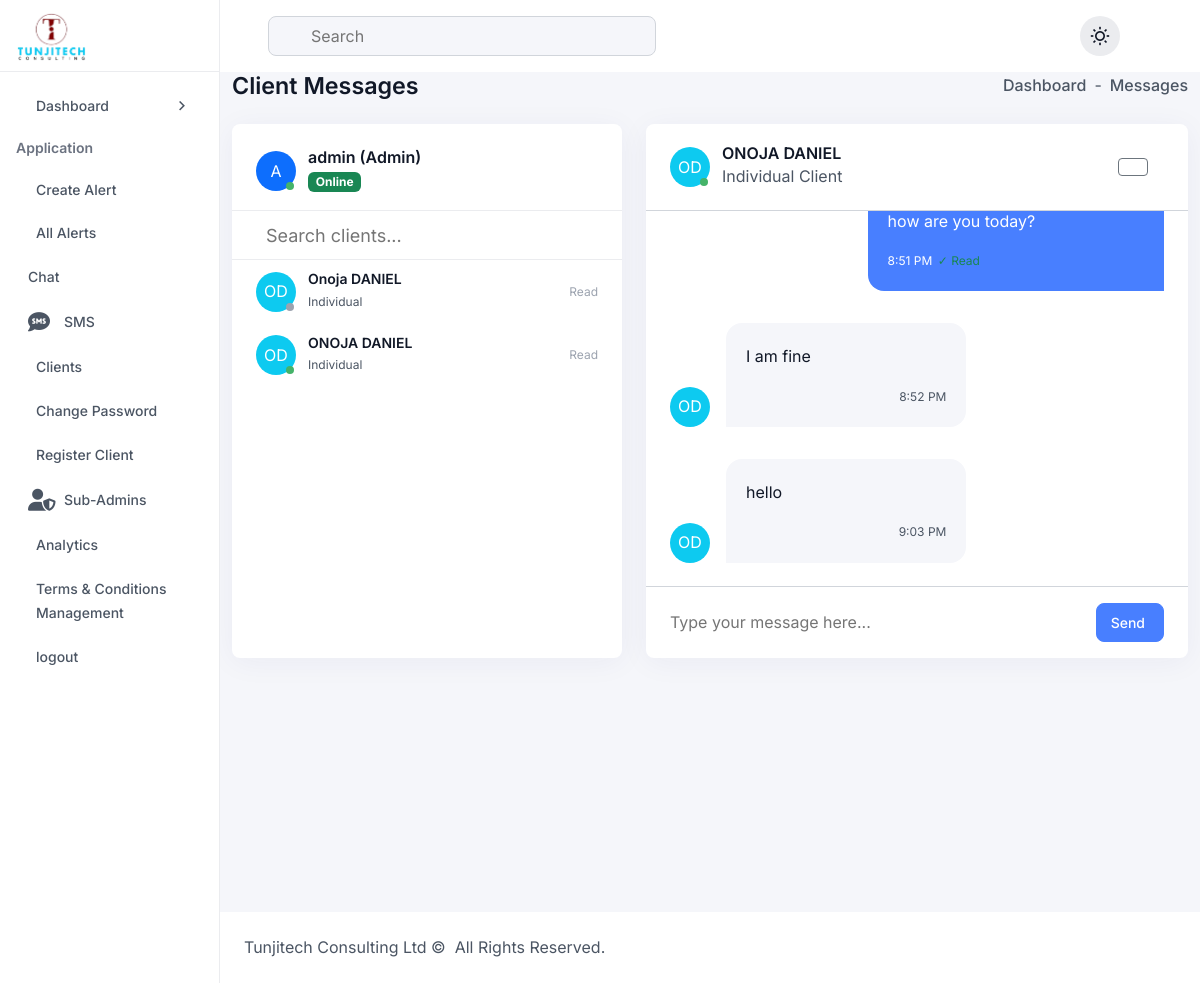
The app's page /admin/messages.php?partner_id=8 (signed in) with its own data.
### tables this page shows
CREATE TABLE `users` (
  `id` int(11) NOT NULL,
  `username` varchar(50) NOT NULL,
  `email` varchar(100) NOT NULL,
  `first_name` varchar(50) DEFAULT NULL,
  `last_name` varchar(50) DEFAULT NULL,
  `phone` varchar(20) DEFAULT NULL,
  `address` text DEFAULT NULL,
  `password` varchar(255) NOT NULL,
  `user_type` enum('admin','client_individual','client_company') DEFAULT 'client_individual',
  `company_name` varchar(100) DEFAULT NULL,
  `company_size` varchar(50) DEFAULT NULL,
  `status` enum('pending','approved','rejected') DEFAULT 'pending',
  `payment_plan` varchar(20) DEFAULT NULL,
  `payment_reference` varchar(100) DEFAULT NULL,
  `payment_date` timestamp NULL DEFAULT NULL,
  `subscription_expiry` date DEFAULT NULL,
  `created_at` timestamp NOT NULL DEFAULT current_timestamp(),
  `updated_at` timestamp NOT NULL DEFAULT current_timestamp() ON UPDATE current_timestamp()
);

CREATE TABLE `messages` (
  `id` int(11) NOT NULL,
  `sender_id` int(11) NOT NULL,
  `receiver_id` int(11) NOT NULL,
  `message` text NOT NULL,
  `is_read` tinyint(1) DEFAULT 0,
  `created_at` timestamp NOT NULL DEFAULT current_timestamp(),
  `updated_at` timestamp NOT NULL DEFAULT current_timestamp() ON UPDATE current_timestamp(),
  `is_deleted` tinyint(1) DEFAULT 0,
  `deleted_by` int(11) DEFAULT NULL,
  `deleted_at` timestamp NULL DEFAULT NULL
);

### admin/messages.php (the view, shortened to what this page needs)
<?php
require_once ROOT_PATH . '/includes/functions.php';
$admin_id = $_SESSION['user_id'];
$clients = getClientsForChat();
$current_partner_id = isset($_GET['partner_id']) ? intval($_GET['partner_id']) : null;
$conversation = [];
if ($current_partner_id) {
    $conversation = getConversation($admin_id, $current_partner_id);
}
function getClientsForChat() {
    global $pdo;
    $stmt = $pdo->prepare("
        SELECT u.id, u.username, u.first_name, u.last_name, u.email, u.company_name, u.user_type,
               (SELECT COUNT(*) FROM messages WHERE sender_id = u.id AND receiver_id = ? AND is_read = 0) as unread_count
        FROM users u
        WHERE u.user_type LIKE 'client_%' AND u.status = 'approved'
        ORDER BY u.first_name, u.last_name
    ");
    $stmt->execute([$_SESSION['user_id']]);
    return $stmt->fetchAll(PDO::FETCH_ASSOC);
}
function getConversation($user1_id, $user2_id) {
    global $pdo;
    $stmt = $pdo->prepare("
        SELECT m.*,
               u_sender.username as sender_username,
               u_sender.first_name as sender_first_name,
               u_sender.last_name as sender_last_name,
               u_receiver.username as receiver_username
        FROM messages m
        LEFT JOIN users u_sender ON m.sender_id = u_sender.id
        LEFT JOIN users u_receiver ON m.receiver_id = u_receiver.id
        WHERE (m.sender_id = ? AND m.receiver_id = ?)
           OR (m.sender_id = ? AND m.receiver_id = ?)
        ORDER BY m.created_at ASC
    ");
    $stmt->execute([$user1_id, $user2_id, $user2_id, $user1_id]);
    return $stmt->fetchAll(PDO::FETCH_ASSOC);
}
?>
<?php include 'include/header.php'; ?>
    <div class="container-fluid">
        <div class="d-flex flex-wrap align-items-center justify-content-between gap-3 mb-24">
            <h6 class="fw-semibold mb-0">Client Messages</h6>
            <ul class="d-flex align-items-center gap-2">
                <li class="fw-medium">
                    <a href="dashboard.php" class="d-flex align-items-center gap-1 hover-text-primary">
                        Dashboard
                    </a>
                </li>
                <li>-</li>
                <li class="fw-medium">Messages</li>
            </ul>
        </div>
        <div class="chat-wrapper">
            <div class="chat-sidebar card">
                <div class="chat-sidebar-single active top-profile">
                    <div class="img">
                        <?php
                        $user_initials = strtoupper(substr($_SESSION['first_name'] ?? '', 0, 1) . substr($_SESSION['last_name'] ?? '', 0, 1));
                        ?>
                        <div class="avatar-placeholder bg-primary text-white rounded-circle d-flex align-items-center justify-content-center" style="width: 40px; height: 40px;">
                            <?php echo $user_initials ?: 'A'; ?>
                        </div>
                    </div>
                    <div class="info">
                        <h6 class="text-md mb-0"><?php echo htmlspecialchars($_SESSION['username']); ?> (Admin)</h6>
                        <p class="mb-0"><span class="badge bg-success" id="connectionStatus">Online</span></p>
                    </div>
                </div>
                <div class="chat-search">
                    <input type="text" name="search" autocomplete="off" placeholder="Search clients...">
                </div>
                <div class="chat-all-list" id="clientsList">
                    <?php if (empty($clients)): ?>
                        <div class="text-center p-3 text-muted">
                            <p>No clients available for messaging.</p>
                        </div>
                    <?php else: ?>
                        <?php foreach ($clients as $client): ?>
                            <?php
                            $is_active = $current_partner_id == $client['id'];
                            $client_name = htmlspecialchars($client['first_name'] . ' ' . $client['last_name']);
                            $client_initials = strtoupper(substr($client['first_name'] ?? '', 0, 1) . substr($client['last_name'] ?? '', 0, 1));
                            $client_type = $client['user_type'] == 'client_company' ? 'Company' : 'Individual';
                            ?>
                            <a href="messages.php?partner_id=<?php echo $client['id']; ?>" class="chat-sidebar-single <?php echo $is_active ? 'active' : ''; ?>" style="text-decoration: none; color: inherit;" data-client-id="<?php echo $client['id']; ?>">
                                <div class="img">
                                    <div class="avatar-placeholder bg-info text-white rounded-circle d-flex align-items-center justify-content-center" style="width: 40px; height: 40px;">
                                        <?php echo $client_initials ?: 'C'; ?>
                                    </div>
                                </div>
                                <div class="info">
                                    <h6 class="text-sm mb-1"><?php echo $client_name; ?></h6>
                                    <p class="mb-0 text-xs"><?php echo $client_type; ?></p>
                                </div>
                                <div class="action text-end">
                                    <p class="mb-0 text-neutral-400 text-xs lh-1">
                                        <?php echo $client['unread_count'] > 0 ? 'Unread' : 'Read'; ?>
                                    </p>
                                </div>
                            </a>
                        <?php endforeach; ?>
                    <?php endif; ?>
                </div>
            </div>
            <div class="chat-main card">
                <?php if ($current_partner_id && !empty($clients)): ?>
                    <?php
                    $current_client = null;
                    foreach ($clients as $client) {
                        if ($client['id'] == $current_partner_id) {
                            $current_client = $client;
                            break;
                        }
                    }
                    ?>
                    <?php if ($current_client): ?>
                        <div class="chat-sidebar-single active">
                            <div class="img">
                                <div class="avatar-placeholder bg-info text-white rounded-circle d-flex align-items-center justify-content-center" style="width: 40px; height: 40px;">
                                    <?php echo strtoupper(substr($current_client['first_name'] ?? '', 0, 1) . substr($current_client['last_name'] ?? '', 0, 1)); ?>
                                </div>
                            </div>
                            <div class="info">
                                <h6 class="text-md mb-0"><?php echo htmlspecialchars($current_client['first_name'] . ' ' . $current_client['last_name']); ?></h6>
                                <p class="mb-0">
                                    <?php echo $current_client['user_type'] == 'client_company' ? 'Company Client' : 'Individual Client'; ?>
                                </p>
                            </div>
                            <div class="action d-inline-flex align-items-center gap-3">
                                <button type="button" class="btn btn-sm btn-outline-secondary" onclick="refreshMessages()" title="Refresh Messages">
                                </button>
                            </div>
                        </div>
                        <div class="chat-message-list" id="messageList">
                            <div id="messagesContainer">
                                <?php if (empty($conversation)): ?>
                                    <div class="text-center p-4 text-muted">
                                        <p>No messages yet. Start a conversation with this client!</p>
                                    </div>
                                <?php else: ?>
                                    <?php foreach ($conversation as $message): ?>
                                        <?php
                                        $is_sender = $message['sender_id'] == $admin_id;
                                        $message_time = date('g:i A', strtotime($message['created_at']));
                                        ?>
                                        <div class="chat-single-message <?php echo $is_sender ? 'right' : 'left'; ?>" data-message-id="<?php echo $message['id']; ?>">
                                            <?php if (!$is_sender): ?>
                                                <div class="avatar-placeholder bg-info text-white rounded-circle d-flex align-items-center justify-content-center" style="width: 40px; height: 40px;">
                                                    <?php echo strtoupper(substr($current_client['first_name'] ?? '', 0, 1) . substr($current_client['last_name'] ?? '', 0, 1)); ?>
                                                </div>
                                            <?php endif; ?>
                                            <div class="chat-message-content">
                                                <p class="mb-3"><?php echo nl2br(htmlspecialchars($message['message'])); ?></p>
                                                <p class="chat-time mb-0">
                                                    <span><?php echo $message_time; ?></span>
                                                    <?php if ($is_sender && $message['is_read']): ?>
                                                        <span class="text-success ms-2">✓ Read</span>
                                                    <?php endif; ?>
                                                </p>
                                            </div>
                                        </div>
                                    <?php endforeach; ?>
                                <?php endif; ?>
                            </div>
                        </div>
                        <form class="chat-message-box" id="messageForm" onsubmit="return sendMessageAjax(event)">
                            <input type="text" name="message" id="messageInput" placeholder="Type your message here..." required>
                            <div class="chat-message-box-action">
                                <button type="submit" class="btn btn-sm btn-primary-600 radius-8 d-inline-flex align-items-center gap-1">
                                    Send
                                </button>
                            </div>
                        </form>
                    <?php endif; ?>
                <?php endif; ?>
            </div>
        </div>
    </div>
<?php include 'include/footer.php'; ?>

### records on screen
users: first_name+last_name "OD", client_name "Onoja DANIEL", user_type "Individual"
users: first_name+last_name "OD", client_name "ONOJA DANIEL", user_type "Individual", first_name+last_name "ONOJA DANIEL"
messages: message "how are you today?", created_at "8:51 PM", is_read "✓ Read"
messages: sender.last_name "OD", message "I am fine", created_at "8:52 PM"
messages: sender.last_name "OD", message "hello", created_at "9:03 PM"

### other values on screen
$user_initials ?: 'A' "A"
$_SESSION['username'] "admin"
